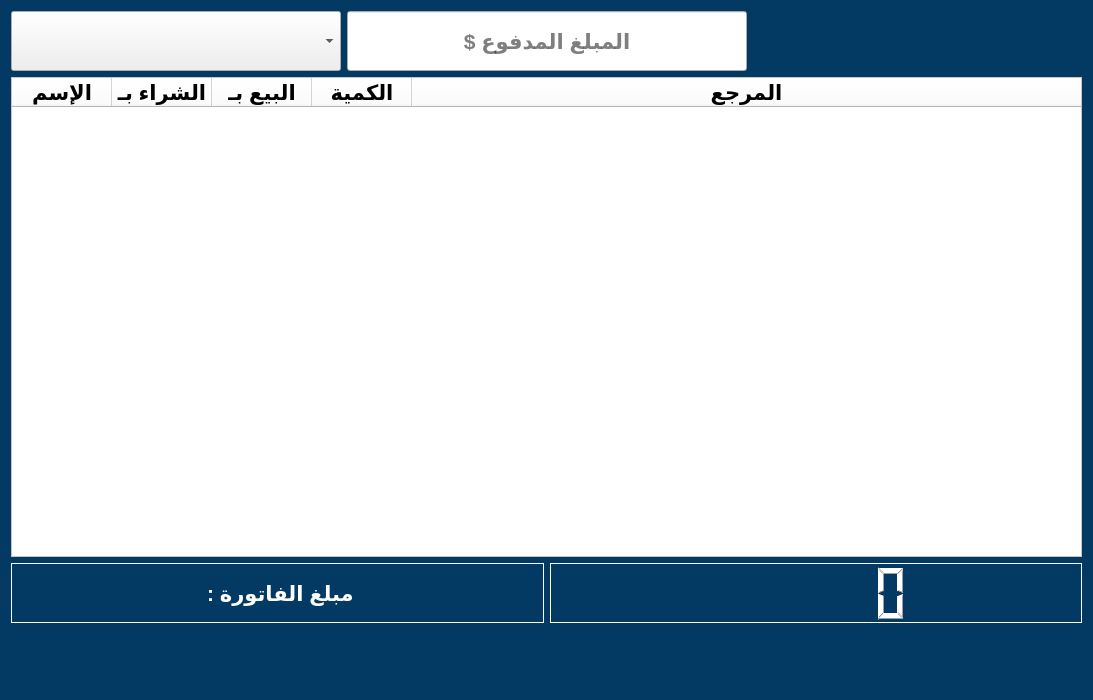
<?xml version="1.0" encoding="UTF-8"?>
<ui version="4.0">
 <class>Form</class>
 <widget class="QWidget" name="Form">
  <property name="geometry">
   <rect>
    <x>0</x>
    <y>0</y>
    <width>1093</width>
    <height>700</height>
   </rect>
  </property>
  <property name="windowTitle">
   <string>Form</string>
  </property>
  <property name="styleSheet">
   <string notr="true">background-color: #033a63;</string>
  </property>
  <layout class="QGridLayout" name="gridLayout">
   <item row="0" column="0">
    <layout class="QVBoxLayout" name="verticalLayout">
     <item>
      <layout class="QHBoxLayout" name="horizontalLayout">
       <item>
        <widget class="QComboBox" name="users">
         <property name="minimumSize">
          <size>
           <width>300</width>
           <height>40</height>
          </size>
         </property>
         <property name="maximumSize">
          <size>
           <width>400</width>
           <height>60</height>
          </size>
         </property>
         <property name="font">
          <font>
           <pointsize>18</pointsize>
           <bold>true</bold>
          </font>
         </property>
         <property name="styleSheet">
          <string notr="true">background-color:none;</string>
         </property>
         <property name="placeholderText">
          <string/>
         </property>
        </widget>
       </item>
       <item>
        <widget class="QLineEdit" name="amount">
         <property name="minimumSize">
          <size>
           <width>300</width>
           <height>60</height>
          </size>
         </property>
         <property name="maximumSize">
          <size>
           <width>400</width>
           <height>80</height>
          </size>
         </property>
         <property name="font">
          <font>
           <pointsize>16</pointsize>
           <bold>true</bold>
          </font>
         </property>
         <property name="styleSheet">
          <string notr="true">background-color:none;</string>
         </property>
         <property name="maxLength">
          <number>6</number>
         </property>
         <property name="alignment">
          <set>Qt::AlignCenter</set>
         </property>
         <property name="placeholderText">
          <string>المبلغ المدفوع $</string>
         </property>
        </widget>
       </item>
       <item>
        <widget class="QPushButton" name="add_item_btn">
         <property name="minimumSize">
          <size>
           <width>0</width>
           <height>60</height>
          </size>
         </property>
         <property name="maximumSize">
          <size>
           <width>16777215</width>
           <height>60</height>
          </size>
         </property>
         <property name="cursor">
          <cursorShape>PointingHandCursor</cursorShape>
         </property>
         <property name="toolTip">
          <string>أضف سلعة جديدة للفاتورة</string>
         </property>
         <property name="styleSheet">
          <string notr="true">
QPushButton:hover{
	background-color:#3f5482;
	border: 1px solid #3f5482;
}</string>
         </property>
         <property name="text">
          <string/>
         </property>
         <property name="icon">
          <iconset>
           <normaloff>../icons/add_item.svg</normaloff>../icons/add_item.svg</iconset>
         </property>
         <property name="iconSize">
          <size>
           <width>50</width>
           <height>50</height>
          </size>
         </property>
         <property name="flat">
          <bool>true</bool>
         </property>
        </widget>
       </item>
      </layout>
     </item>
     <item>
      <widget class="QTableWidget" name="items_table">
       <property name="styleSheet">
        <string notr="true">background-color:white;</string>
       </property>
       <attribute name="horizontalHeaderStretchLastSection">
        <bool>true</bool>
       </attribute>
       <column>
        <property name="text">
         <string>الإسم</string>
        </property>
        <property name="font">
         <font>
          <pointsize>16</pointsize>
          <bold>true</bold>
         </font>
        </property>
       </column>
       <column>
        <property name="text">
         <string>الشراء بـ</string>
        </property>
        <property name="font">
         <font>
          <pointsize>16</pointsize>
          <bold>true</bold>
         </font>
        </property>
       </column>
       <column>
        <property name="text">
         <string>البيع بـ</string>
        </property>
        <property name="font">
         <font>
          <pointsize>16</pointsize>
          <bold>true</bold>
         </font>
        </property>
       </column>
       <column>
        <property name="text">
         <string>الكمية</string>
        </property>
        <property name="font">
         <font>
          <pointsize>16</pointsize>
          <bold>true</bold>
         </font>
        </property>
       </column>
       <column>
        <property name="text">
         <string>المرجع</string>
        </property>
        <property name="font">
         <font>
          <pointsize>16</pointsize>
          <bold>true</bold>
         </font>
        </property>
       </column>
      </widget>
     </item>
     <item>
      <layout class="QHBoxLayout" name="horizontalLayout_3">
       <item>
        <widget class="QLabel" name="label_2">
         <property name="minimumSize">
          <size>
           <width>0</width>
           <height>60</height>
          </size>
         </property>
         <property name="font">
          <font>
           <pointsize>16</pointsize>
           <bold>true</bold>
          </font>
         </property>
         <property name="styleSheet">
          <string notr="true">color:white;
border: 1px solid white;</string>
         </property>
         <property name="text">
          <string>مبلغ الفاتورة : </string>
         </property>
         <property name="alignment">
          <set>Qt::AlignCenter</set>
         </property>
        </widget>
       </item>
       <item>
        <widget class="QLCDNumber" name="total">
         <property name="minimumSize">
          <size>
           <width>0</width>
           <height>60</height>
          </size>
         </property>
         <property name="font">
          <font>
           <pointsize>20</pointsize>
           <bold>true</bold>
          </font>
         </property>
         <property name="styleSheet">
          <string notr="true">color:white;
border: 1px solid white;</string>
         </property>
         <property name="digitCount">
          <number>6</number>
         </property>
        </widget>
       </item>
      </layout>
     </item>
     <item>
      <layout class="QHBoxLayout" name="horizontalLayout_4">
       <item>
        <widget class="QPushButton" name="save_btn">
         <property name="minimumSize">
          <size>
           <width>0</width>
           <height>60</height>
          </size>
         </property>
         <property name="maximumSize">
          <size>
           <width>150</width>
           <height>60</height>
          </size>
         </property>
         <property name="cursor">
          <cursorShape>PointingHandCursor</cursorShape>
         </property>
         <property name="toolTip">
          <string>حفظ الفاتورة</string>
         </property>
         <property name="styleSheet">
          <string notr="true">
QPushButton:hover{
	background-color:#3f5482;
	border: 1px solid #3f5482;
}</string>
         </property>
         <property name="text">
          <string/>
         </property>
         <property name="icon">
          <iconset>
           <normaloff>../icons/save.svg</normaloff>../icons/save.svg</iconset>
         </property>
         <property name="iconSize">
          <size>
           <width>50</width>
           <height>50</height>
          </size>
         </property>
         <property name="flat">
          <bool>true</bool>
         </property>
        </widget>
       </item>
       <item>
        <widget class="QPushButton" name="clear_btn">
         <property name="minimumSize">
          <size>
           <width>0</width>
           <height>60</height>
          </size>
         </property>
         <property name="maximumSize">
          <size>
           <width>150</width>
           <height>60</height>
          </size>
         </property>
         <property name="cursor">
          <cursorShape>PointingHandCursor</cursorShape>
         </property>
         <property name="toolTip">
          <string>تنظيف الفاتورة</string>
         </property>
         <property name="styleSheet">
          <string notr="true">
QPushButton:hover{
	background-color:#3f5482;
	border: 1px solid #3f5482;
}</string>
         </property>
         <property name="text">
          <string/>
         </property>
         <property name="icon">
          <iconset>
           <normaloff>../icons/refresh.svg</normaloff>../icons/refresh.svg</iconset>
         </property>
         <property name="iconSize">
          <size>
           <width>50</width>
           <height>50</height>
          </size>
         </property>
         <property name="flat">
          <bool>true</bool>
         </property>
        </widget>
       </item>
       <item>
        <widget class="QPushButton" name="cancel_btn">
         <property name="minimumSize">
          <size>
           <width>0</width>
           <height>60</height>
          </size>
         </property>
         <property name="maximumSize">
          <size>
           <width>150</width>
           <height>60</height>
          </size>
         </property>
         <property name="cursor">
          <cursorShape>PointingHandCursor</cursorShape>
         </property>
         <property name="toolTip">
          <string>إلغاء الفاتورة</string>
         </property>
         <property name="styleSheet">
          <string notr="true">
QPushButton:hover{
	background-color:#3f5482;
	border: 1px solid #3f5482;
}</string>
         </property>
         <property name="text">
          <string/>
         </property>
         <property name="icon">
          <iconset>
           <normaloff>../icons/cancel.svg</normaloff>../icons/cancel.svg</iconset>
         </property>
         <property name="iconSize">
          <size>
           <width>50</width>
           <height>50</height>
          </size>
         </property>
         <property name="flat">
          <bool>true</bool>
         </property>
        </widget>
       </item>
      </layout>
     </item>
    </layout>
   </item>
  </layout>
 </widget>
 <resources/>
 <connections/>
</ui>
